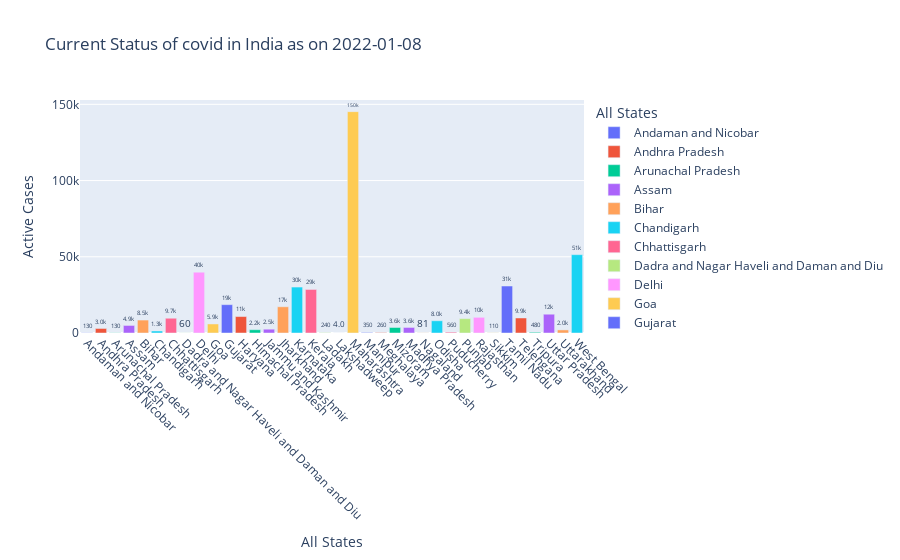

The code cell stored with this chart in its notebook:
### Markdown cell above
<h6>Current Status of covid in India</h6>

### Code cell
df = covid_india.copy()
fig = px.bar(df,x ='State',y = 'Active Cases', color = 'State', text = 'Active Cases',
            title = f'Current Status of covid in India as on {today}',
            labels = {'State': 'All States'}).update_layout(xaxis_tickangle = 45,uniformtext_minsize = 8)
fig.update_traces(texttemplate = '%{text:.2s}',textposition = 'outside')

### Figure 1 — Plotly figure (JSON) as saved in the notebook; plotly's stock layout.template omitted (floating-point values rounded to 4 significant figures)
{"data": [{"alignmentgroup": "True", "hovertemplate": "All States=%{x}<br>Active Cases=%{text}<extra></extra>", "legendgroup": "Andaman and Nicobar", "marker": {"color": "#636efa", "pattern": {"shape": ""}}, "name": "Andaman and Nicobar", "offsetgroup": "Andaman and Nicobar", "orientation": "v", "showlegend": true, "text": [132], "textposition": "outside", "texttemplate": "%{text:.2s}", "type": "bar", "x": ["Andaman and Nicobar"], "xaxis": "x", "y": [132], "yaxis": "y"}, {"alignmentgroup": "True", "hovertemplate": "All States=%{x}<br>Active Cases=%{text}<extra></extra>", "legendgroup": "Andhra Pradesh", "marker": {"color": "#EF553B", "pattern": {"shape": ""}}, "name": "Andhra Pradesh", "offsetgroup": "Andhra Pradesh", "orientation": "v", "showlegend": true, "text": [2972], "textposition": "outside", "texttemplate": "%{text:.2s}", "type": "bar", "x": ["Andhra Pradesh"], "xaxis": "x", "y": [2972], "yaxis": "y"}, {"alignmentgroup": "True", "hovertemplate": "All States=%{x}<br>Active Cases=%{text}<extra></extra>", "legendgroup": "Arunachal Pradesh", "marker": {"color": "#00cc96", "pattern": {"shape": ""}}, "name": "Arunachal Pradesh", "offsetgroup": "Arunachal Pradesh", "orientation": "v", "showlegend": true, "text": [127], "textposition": "outside", "texttemplate": "%{text:.2s}", "type": "bar", "x": ["Arunachal Pradesh"], "xaxis": "x", "y": [127], "yaxis": "y"}, {"alignmentgroup": "True", "hovertemplate": "All States=%{x}<br>Active Cases=%{text}<extra></extra>", "legendgroup": "Assam", "marker": {"color": "#ab63fa", "pattern": {"shape": ""}}, "name": "Assam", "offsetgroup": "Assam", "orientation": "v", "showlegend": true, "text": [4948], "textposition": "outside", "texttemplate": "%{text:.2s}", "type": "bar", "x": ["Assam"], "xaxis": "x", "y": [4948], "yaxis": "y"}, {"alignmentgroup": "True", "hovertemplate": "All States=%{x}<br>Active Cases=%{text}<extra></extra>", "legendgroup": "Bihar", "marker": {"color": "#FFA15A", "pattern": {"shape": ""}}, "name": "Bihar", "offsetgroup": "Bihar", "orientation": "v", "showlegend": true, "text": [8490], "textposition": "outside", "texttemplate": "%{text:.2s}", "type": "bar", "x": ["Bihar"], "xaxis": "x", "y": [8490], "yaxis": "y"}, {"alignmentgroup": "True", "hovertemplate": "All States=%{x}<br>Active Cases=%{text}<extra></extra>", "legendgroup": "Chandigarh", "marker": {"color": "#19d3f3", "pattern": {"shape": ""}}, "name": "Chandigarh", "offsetgroup": "Chandigarh", "orientation": "v", "showlegend": true, "text": [1323], "textposition": "outside", "texttemplate": "%{text:.2s}", "type": "bar", "x": ["Chandigarh"], "xaxis": "x", "y": [1323], "yaxis": "y"}, {"alignmentgroup": "True", "hovertemplate": "All States=%{x}<br>Active Cases=%{text}<extra></extra>", "legendgroup": "Chhattisgarh", "marker": {"color": "#FF6692", "pattern": {"shape": ""}}, "name": "Chhattisgarh", "offsetgroup": "Chhattisgarh", "orientation": "v", "showlegend": true, "text": [9684], "textposition": "outside", "texttemplate": "%{text:.2s}", "type": "bar", "x": ["Chhattisgarh"], "xaxis": "x", "y": [9684], "yaxis": "y"}, {"alignmentgroup": "True", "hovertemplate": "All States=%{x}<br>Active Cases=%{text}<extra></extra>", "legendgroup": "Dadra and Nagar Haveli and Daman and Diu", "marker": {"color": "#B6E880", "pattern": {"shape": ""}}, "name": "Dadra and Nagar Haveli and Daman and Diu", "offsetgroup": "Dadra and Nagar Haveli and Daman and Diu", "orientation": "v", "showlegend": true, "text": [60], "textposition": "outside", "texttemplate": "%{text:.2s}", "type": "bar", "x": ["Dadra and Nagar Haveli and Daman and Diu"], "xaxis": "x", "y": [60], "yaxis": "y"}, {"alignmentgroup": "True", "hovertemplate": "All States=%{x}<br>Active Cases=%{text}<extra></extra>", "legendgroup": "Delhi", "marker": {"color": "#FF97FF", "pattern": {"shape": ""}}, "name": "Delhi", "offsetgroup": "Delhi", "orientation": "v", "showlegend": true, "text": [39873], "textposition": "outside", "texttemplate": "%{text:.2s}", "type": "bar", "x": ["Delhi"], "xaxis": "x", "y": [39873], "yaxis": "y"}, {"alignmentgroup": "True", "hovertemplate": "All States=%{x}<br>Active Cases=%{text}<extra></extra>", "legendgroup": "Goa", "marker": {"color": "#FECB52", "pattern": {"shape": ""}}, "name": "Goa", "offsetgroup": "Goa", "orientation": "v", "showlegend": true, "text": [5931], "textposition": "outside", "texttemplate": "%{text:.2s}", "type": "bar", "x": ["Goa"], "xaxis": "x", "y": [5931], "yaxis": "y"}, {"alignmentgroup": "True", "hovertemplate": "All States=%{x}<br>Active Cases=%{text}<extra></extra>", "legendgroup": "Gujarat", "marker": {"color": "#636efa", "pattern": {"shape": ""}}, "name": "Gujarat", "offsetgroup": "Gujarat", "orientation": "v", "showlegend": true, "text": [18583], "textposition": "outside", "texttemplate": "%{text:.2s}", "type": "bar", "x": ["Gujarat"], "xaxis": "x", "y": [18583], "yaxis": "y"}, {"alignmentgroup": "True", "hovertemplate": "All States=%{x}<br>Active Cases=%{text}<extra></extra>", "legendgroup": "Haryana", "marker": {"color": "#EF553B", "pattern": {"shape": ""}}, "name": "Haryana", "offsetgroup": "Haryana", "orientation": "v", "showlegend": true, "text": [10798], "textposition": "outside", "texttemplate": "%{text:.2s}", "type": "bar", "x": ["Haryana"], "xaxis": "x", "y": [10798], "yaxis": "y"}, {"alignmentgroup": "True", "hovertemplate": "All States=%{x}<br>Active Cases=%{text}<extra></extra>", "legendgroup": "Himachal Pradesh", "marker": {"color": "#00cc96", "pattern": {"shape": ""}}, "name": "Himachal Pradesh", "offsetgroup": "Himachal Pradesh", "orientation": "v", "showlegend": true, "text": [2153], "textposition": "outside", "texttemplate": "%{text:.2s}", "type": "bar", "x": ["Himachal Pradesh"], "xaxis": "x", "y": [2153], "yaxis": "y"}, {"alignmentgroup": "True", "hovertemplate": "All States=%{x}<br>Active Cases=%{text}<extra></extra>", "legendgroup": "Jammu and Kashmir", "marker": {"color": "#ab63fa", "pattern": {"shape": ""}}, "name": "Jammu and Kashmir", "offsetgroup": "Jammu and Kashmir", "orientation": "v", "showlegend": true, "text": [2492], "textposition": "outside", "texttemplate": "%{text:.2s}", "type": "bar", "x": ["Jammu and Kashmir"], "xaxis": "x", "y": [2492], "yaxis": "y"}, {"alignmentgroup": "True", "hovertemplate": "All States=%{x}<br>Active Cases=%{text}<extra></extra>", "legendgroup": "Jharkhand", "marker": {"color": "#FFA15A", "pattern": {"shape": ""}}, "name": "Jharkhand", "offsetgroup": "Jharkhand", "orientation": "v", "showlegend": true, "text": [17206], "textposition": "outside", "texttemplate": "%{text:.2s}", "type": "bar", "x": ["Jharkhand"], "xaxis": "x", "y": [17206], "yaxis": "y"}, {"alignmentgroup": "True", "hovertemplate": "All States=%{x}<br>Active Cases=%{text}<extra></extra>", "legendgroup": "Karnataka", "marker": {"color": "#19d3f3", "pattern": {"shape": ""}}, "name": "Karnataka", "offsetgroup": "Karnataka", "orientation": "v", "showlegend": true, "text": [30142], "textposition": "outside", "texttemplate": "%{text:.2s}", "type": "bar", "x": ["Karnataka"], "xaxis": "x", "y": [30142], "yaxis": "y"}, {"alignmentgroup": "True", "hovertemplate": "All States=%{x}<br>Active Cases=%{text}<extra></extra>", "legendgroup": "Kerala", "marker": {"color": "#FF6692", "pattern": {"shape": ""}}, "name": "Kerala", "offsetgroup": "Kerala", "orientation": "v", "showlegend": true, "text": [28558], "textposition": "outside", "texttemplate": "%{text:.2s}", "type": "bar", "x": ["Kerala"], "xaxis": "x", "y": [28558], "yaxis": "y"}, {"alignmentgroup": "True", "hovertemplate": "All States=%{x}<br>Active Cases=%{text}<extra></extra>", "legendgroup": "Ladakh", "marker": {"color": "#B6E880", "pattern": {"shape": ""}}, "name": "Ladakh", "offsetgroup": "Ladakh", "orientation": "v", "showlegend": true, "text": [241], "textposition": "outside", "texttemplate": "%{text:.2s}", "type": "bar", "x": ["Ladakh"], "xaxis": "x", "y": [241], "yaxis": "y"}, {"alignmentgroup": "True", "hovertemplate": "All States=%{x}<br>Active Cases=%{text}<extra></extra>", "legendgroup": "Lakshadweep", "marker": {"color": "#FF97FF", "pattern": {"shape": ""}}, "name": "Lakshadweep", "offsetgroup": "Lakshadweep", "orientation": "v", "showlegend": true, "text": [4], "textposition": "outside", "texttemplate": "%{text:.2s}", "type": "bar", "x": ["Lakshadweep"], "xaxis": "x", "y": [4], "yaxis": "y"}, {"alignmentgroup": "True", "hovertemplate": "All States=%{x}<br>Active Cases=%{text}<extra></extra>", "legendgroup": "Maharashtra", "marker": {"color": "#FECB52", "pattern": {"shape": ""}}, "name": "Maharashtra", "offsetgroup": "Maharashtra", "orientation": "v", "showlegend": true, "text": [145198], "textposition": "outside", "texttemplate": "%{text:.2s}", "type": "bar", "x": ["Maharashtra"], "xaxis": "x", "y": [145198], "yaxis": "y"}, {"alignmentgroup": "True", "hovertemplate": "All States=%{x}<br>Active Cases=%{text}<extra></extra>", "legendgroup": "Manipur", "marker": {"color": "#636efa", "pattern": {"shape": ""}}, "name": "Manipur", "offsetgroup": "Manipur", "orientation": "v", "showlegend": true, "text": [346], "textposition": "outside", "texttemplate": "%{text:.2s}", "type": "bar", "x": ["Manipur"], "xaxis": "x", "y": [346], "yaxis": "y"}, {"alignmentgroup": "True", "hovertemplate": "All States=%{x}<br>Active Cases=%{text}<extra></extra>", "legendgroup": "Meghalaya", "marker": {"color": "#EF553B", "pattern": {"shape": ""}}, "name": "Meghalaya", "offsetgroup": "Meghalaya", "orientation": "v", "showlegend": true, "text": [262], "textposition": "outside", "texttemplate": "%{text:.2s}", "type": "bar", "x": ["Meghalaya"], "xaxis": "x", "y": [262], "yaxis": "y"}, {"alignmentgroup": "True", "hovertemplate": "All States=%{x}<br>Active Cases=%{text}<extra></extra>", "legendgroup": "Mizoram", "marker": {"color": "#00cc96", "pattern": {"shape": ""}}, "name": "Mizoram", "offsetgroup": "Mizoram", "orientation": "v", "showlegend": true, "text": [3617], "textposition": "outside", "texttemplate": "%{text:.2s}", "type": "bar", "x": ["Mizoram"], "xaxis": "x", "y": [3617], "yaxis": "y"}, {"alignmentgroup": "True", "hovertemplate": "All States=%{x}<br>Active Cases=%{text}<extra></extra>", "legendgroup": "Madhya Pradesh", "marker": {"color": "#ab63fa", "pattern": {"shape": ""}}, "name": "Madhya Pradesh", "offsetgroup": "Madhya Pradesh", "orientation": "v", "showlegend": true, "text": [3632], "textposition": "outside", "texttemplate": "%{text:.2s}", "type": "bar", "x": ["Madhya Pradesh"], "xaxis": "x", "y": [3632], "yaxis": "y"}, {"alignmentgroup": "True", "hovertemplate": "All States=%{x}<br>Active Cases=%{text}<extra></extra>", "legendgroup": "Nagaland", "marker": {"color": "#FFA15A", "pattern": {"shape": ""}}, "name": "Nagaland", "offsetgroup": "Nagaland", "orientation": "v", "showlegend": true, "text": [81], "textposition": "outside", "texttemplate": "%{text:.2s}", "type": "bar", "x": ["Nagaland"], "xaxis": "x", "y": [81], "yaxis": "y"}, {"alignmentgroup": "True", "hovertemplate": "All States=%{x}<br>Active Cases=%{text}<extra></extra>", "legendgroup": "Odisha", "marker": {"color": "#19d3f3", "pattern": {"shape": ""}}, "name": "Odisha", "offsetgroup": "Odisha", "orientation": "v", "showlegend": true, "text": [8037], "textposition": "outside", "texttemplate": "%{text:.2s}", "type": "bar", "x": ["Odisha"], "xaxis": "x", "y": [8037], "yaxis": "y"}, {"alignmentgroup": "True", "hovertemplate": "All States=%{x}<br>Active Cases=%{text}<extra></extra>", "legendgroup": "Puducherry", "marker": {"color": "#FF6692", "pattern": {"shape": ""}}, "name": "Puducherry", "offsetgroup": "Puducherry", "orientation": "v", "showlegend": true, "text": [562], "textposition": "outside", "texttemplate": "%{text:.2s}", "type": "bar", "x": ["Puducherry"], "xaxis": "x", "y": [562], "yaxis": "y"}, {"alignmentgroup": "True", "hovertemplate": "All States=%{x}<br>Active Cases=%{text}<extra></extra>", "legendgroup": "Punjab", "marker": {"color": "#B6E880", "pattern": {"shape": ""}}, "name": "Punjab", "offsetgroup": "Punjab", "orientation": "v", "showlegend": true, "text": [9425], "textposition": "outside", "texttemplate": "%{text:.2s}", "type": "bar", "x": ["Punjab"], "xaxis": "x", "y": [9425], "yaxis": "y"}, {"alignmentgroup": "True", "hovertemplate": "All States=%{x}<br>Active Cases=%{text}<extra></extra>", "legendgroup": "Rajasthan", "marker": {"color": "#FF97FF", "pattern": {"shape": ""}}, "name": "Rajasthan", "offsetgroup": "Rajasthan", "orientation": "v", "showlegend": true, "text": [10287], "textposition": "outside", "texttemplate": "%{text:.2s}", "type": "bar", "x": ["Rajasthan"], "xaxis": "x", "y": [10287], "yaxis": "y"}, {"alignmentgroup": "True", "hovertemplate": "All States=%{x}<br>Active Cases=%{text}<extra></extra>", "legendgroup": "Sikkim", "marker": {"color": "#FECB52", "pattern": {"shape": ""}}, "name": "Sikkim", "offsetgroup": "Sikkim", "orientation": "v", "showlegend": true, "text": [111], "textposition": "outside", "texttemplate": "%{text:.2s}", "type": "bar", "x": ["Sikkim"], "xaxis": "x", "y": [111], "yaxis": "y"}, {"alignmentgroup": "True", "hovertemplate": "All States=%{x}<br>Active Cases=%{text}<extra></extra>", "legendgroup": "Tamil Nadu", "marker": {"color": "#636efa", "pattern": {"shape": ""}}, "name": "Tamil Nadu", "offsetgroup": "Tamil Nadu", "orientation": "v", "showlegend": true, "text": [30817], "textposition": "outside", "texttemplate": "%{text:.2s}", "type": "bar", "x": ["Tamil Nadu"], "xaxis": "x", "y": [30817], "yaxis": "y"}, {"alignmentgroup": "True", "hovertemplate": "All States=%{x}<br>Active Cases=%{text}<extra></extra>", "legendgroup": "Telengana", "marker": {"color": "#EF553B", "pattern": {"shape": ""}}, "name": "Telengana", "offsetgroup": "Telengana", "orientation": "v", "showlegend": true, "text": [9861], "textposition": "outside", "texttemplate": "%{text:.2s}", "type": "bar", "x": ["Telengana"], "xaxis": "x", "y": [9861], "yaxis": "y"}, {"alignmentgroup": "True", "hovertemplate": "All States=%{x}<br>Active Cases=%{text}<extra></extra>", "legendgroup": "Tripura", "marker": {"color": "#00cc96", "pattern": {"shape": ""}}, "name": "Tripura", "offsetgroup": "Tripura", "orientation": "v", "showlegend": true, "text": [483], "textposition": "outside", "texttemplate": "%{text:.2s}", "type": "bar", "x": ["Tripura"], "xaxis": "x", "y": [483], "yaxis": "y"}, {"alignmentgroup": "True", "hovertemplate": "All States=%{x}<br>Active Cases=%{text}<extra></extra>", "legendgroup": "Uttar Pradesh", "marker": {"color": "#ab63fa", "pattern": {"shape": ""}}, "name": "Uttar Pradesh", "offsetgroup": "Uttar Pradesh", "orientation": "v", "showlegend": true, "text": [12327], "textposition": "outside", "texttemplate": "%{text:.2s}", "type": "bar", "x": ["Uttar Pradesh"], "xaxis": "x", "y": [12327], "yaxis": "y"}, {"alignmentgroup": "True", "hovertemplate": "All States=%{x}<br>Active Cases=%{text}<extra></extra>", "legendgroup": "Uttarakhand", "marker": {"color": "#FFA15A", "pattern": {"shape": ""}}, "name": "Uttarakhand", "offsetgroup": "Uttarakhand", "orientation": "v", "showlegend": true, "text": [2022], "textposition": "outside", "texttemplate": "%{text:.2s}", "type": "bar", "x": ["Uttarakhand"], "xaxis": "x", "y": [2022], "yaxis": "y"}, {"alignmentgroup": "True", "hovertemplate": "All States=%{x}<br>Active Cases=%{text}<extra></extra>", "legendgroup": "West Bengal", "marker": {"color": "#19d3f3", "pattern": {"shape": ""}}, "name": "West Bengal", "offsetgroup": "West Bengal", "orientation": "v", "showlegend": true, "text": [51384], "textposition": "outside", "texttemplate": "%{text:.2s}", "type": "bar", "x": ["West Bengal"], "xaxis": "x", "y": [51384], "yaxis": "y"}], "layout": {"barmode": "relative", "legend": {"title": {"text": "All States"}, "tracegroupgap": 0}, "title": {"text": "Current Status of covid in India as on 2022-01-08"}, "uniformtext": {"minsize": 8}, "xaxis": {"anchor": "y", "categoryarray": ["Andaman and Nicobar", "Andhra Pradesh", "Arunachal Pradesh", "Assam", "Bihar", "Chandigarh", "Chhattisgarh", "Dadra and Nagar Haveli and Daman and Diu", "Delhi", "Goa", "Gujarat", "Haryana", "Himachal Pradesh", "Jammu and Kashmir", "Jharkhand", "Karnataka", "Kerala", "Ladakh", "Lakshadweep", "Maharashtra", "Manipur", "Meghalaya", "Mizoram", "Madhya Pradesh", "Nagaland", "Odisha", "Puducherry", "Punjab", "Rajasthan", "Sikkim", "Tamil Nadu", "Telengana", "Tripura", "Uttar Pradesh", "Uttarakhand", "West Bengal"], "categoryorder": "array", "domain": [0, 1], "tickangle": 45, "title": {"text": "All States"}}, "yaxis": {"anchor": "x", "domain": [0, 1], "title": {"text": "Active Cases"}}}}
